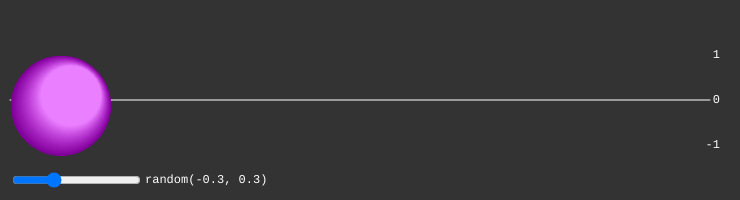
Frame 1 (no input)
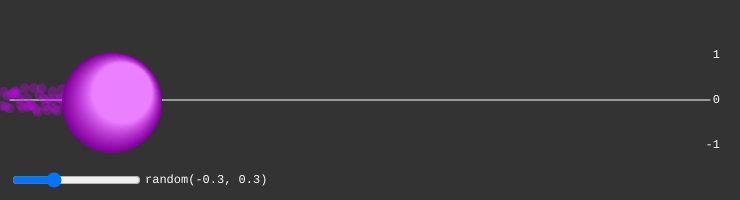
Frame 60 (no input)
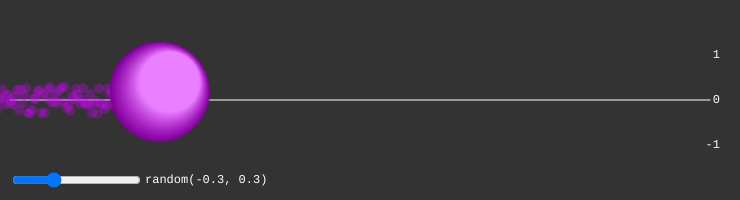
Frame 120 (the mouse pressed at the canvas centre since frame 60)

The p5.js sketch that drew these frames (run headless with seeded random() and noise() and a simulated clock; from frame 60 on, the mouse is pressed at the canvas centre):

// p5.js sketch
// ── sketch.js
/**
 * Animate the position of a ball depending on randomness.
 *
 * Jared Donovan 2018.
 */
 
let xSample = 0;
let x = 60;
let inc = 0.04;
let traceGraphic;
let ballGraphic;
let hu = 290
let sldInc;
let rMargin = 85;
let tMargin = 55;
let bMargin = 55;

 
function setup(){
  createCanvas(740, 200);
  colorMode(HSB);
  fill(hu, 100, 60, 0.9);
  noStroke();
  textFont('monospace');

  sldInc = createSlider(0, 1, 0.3, 0.01);
  sldInc.position(10, height - 30);  

  ballGraphic = createGraphics(100, 100);
  ballGraphic.noStroke();
  ballGraphic.colorMode(HSB);
  ballGraphic.fill(hu, 100, 60, 0.5);
  for (let i = 0; i < 100; i++){
    let x = map(i, 0, 99, 50, 60);
    let y = map(i, 0, 99, 50, 40);
    let d = map(i, 0, 99, 100, 60);
    let br = map(i, 0, 99, 60, 100);
    let sa = map(i, 0, 99, 100, 50);
    ballGraphic.fill(hu, sa, br, 1);
    ballGraphic.circle(x, y, d)
  }

  traceGraphic = createGraphics(width, height);
  traceGraphic.colorMode(HSB);
  traceGraphic.noStroke();
  traceGraphic.fill(hu, 100, 100, 0.3);
}

function draw(){
  background(20);

  push();
  stroke(255, 50);
  line(10, height / 2, width - 30, height / 2);
  pop();

  let inc = sldInc.value();

  // y will have a value between 0..1
  let y = random(-inc, inc);
  
  // Scale up the value of y from 0..1 to 100..500
  y = map(y, -1, 1, tMargin, height - bMargin);

  let distRemaining = (width - rMargin) - x;
  x = min(x + distRemaining / (width - rMargin), width - rMargin);

  // Draw a trace into the graphics object
  let pastTrace = traceGraphic.get(0, 0, traceGraphic.width, traceGraphic.height);
  traceGraphic.clear();
  traceGraphic.image(pastTrace, -1, 0, traceGraphic.width, traceGraphic.height);
  traceGraphic.circle(x, y, 10);

  image(traceGraphic, 0, 0);

  // Use the value of y to draw a circle
  //circle(x, y, 100);
  image(ballGraphic, x - 50, y - 50);
  
  fill(255);
  noStroke();
  text(`random(-${roundTo(inc, 2)}, ${roundTo(inc, 2)})`, 
    145, height - 17);

  push();
  textAlign(RIGHT, CENTER);
  text(0, width - 20, height / 2);
  text(1, width - 20, tMargin);
  text(-1, width - 20, height - bMargin);



  pop();

}

function roundTo(num, places){
  let power = pow(10, places);
  return floor(power * num) / power;
}
